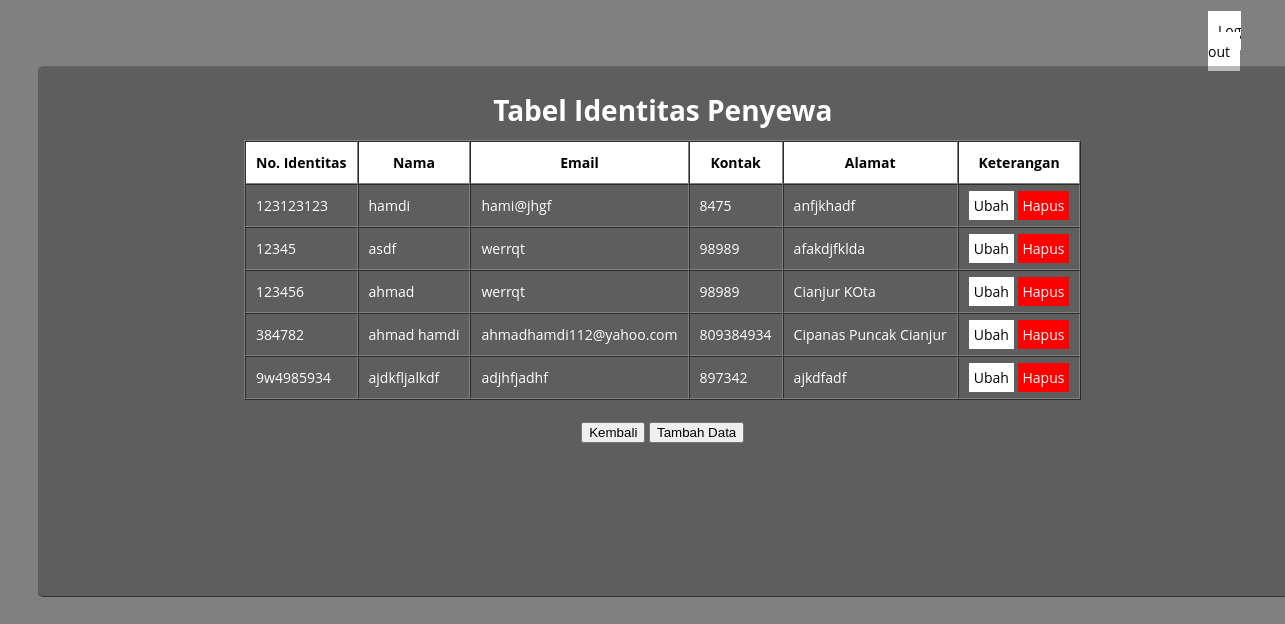
Screenshot of /database/identitasPenyewa.php (signed in) with the database file from the repository.
### tables this page shows
CREATE TABLE `mobil` (
  `identitas` varchar(50) NOT NULL,
  `nama` varchar(50) DEFAULT NULL,
  `email` varchar(50) DEFAULT NULL,
  `password` varchar(50) DEFAULT NULL,
  `kontak` int(20) DEFAULT NULL,
  `alamat` varchar(150) DEFAULT NULL,
  `merk` varchar(50) DEFAULT NULL,
  `layanan` varchar(30) DEFAULT NULL,
  `tgl_mulai` varchar(12) DEFAULT NULL,
  `jam_mulai` varchar(6) DEFAULT NULL,
  `tgl_selesai` varchar(12) DEFAULT NULL,
  `jam_selesai` varchar(6) DEFAULT NULL,
  `tujuan` varchar(100) DEFAULT NULL
);

### database/mobil.php (called while the page is built, shortened)
<?php
require_once "database.php";
class Mobil{
	function __construct(){
		$this->db = new Database();
	}
	function tampilData($table, $where = null){
		return $this->db->select($table, $where);
	}
}

### database/database.php (called while the page is built, shortened)
<?php
class Database{
	public $mysqli;
	function __construct(){
		$this->mysqli = new mysqli(DB_HOST, DB_USER, DB_PASS, DB_NAME);
	}
	function select($table, $where = null){
		$sql = ("SELECT * FROM $table ");
		$result = $this->mysqli->query($sql) or
		trigger_error('Wrong SQL: ' . $sql . ' Error: ' . $this->mysqli->error, E_USER_ERROR);
		return $result->fetch_all(MYSQLI_ASSOC);
	}
}

### database/identitasPenyewa.php (the view, shortened to what this page needs)
<?php
	require_once "mobil.php";
	$mbl = new Mobil();
	$table = "mobil";
?>
<!DOCTYPE html>
<html>
<head>
	<link rel="stylesheet" type="text/css" href="identitasPenyewa1.css">
</head>
<body>
	<div id="logout" style="margin-left: 1200px; margin-top: 20px; "><a href="../login/logout.php" style="padding: 10px; background-color: white; text-decoration: none; color: black; ">Log out</a></div>
	<div class="form-wrapper">
<center>
    	<h1>Tabel Identitas Penyewa</h1>
<table border="1" cellspacing="0" cellpadding="10">
	<thead>
		<tr bgcolor="white" style="color: black">
			<th>No. Identitas</th>
			<th>Nama</th>
			<th>Email</th>
			<th>Kontak</th>
			<th>Alamat</th>
			<th rowspan="2">Keterangan</th>
		</tr>
	</thead>
	<tbody>
		<?php
			$row = $mbl->tampilData($table);
			foreach ($row as $data) {
		?>
		<tr>
			<td><?=$data['identitas'];?></td>
			<td><?=$data['nama'];?></td>
			<td><?=$data['email'];?></td>
			<td><?=$data['kontak'];?></td>
			<td><?=$data['alamat'];?></td>
			<td>
				<a style="color: black; padding: 5px; background-color: white; text-decoration: none;" href="ubah1.php?identitas=<?=$data['identitas'];?>">Ubah</a>
				<a style="color: white; padding: 5px; background-color: red; text-decoration: none;" onclick="return confirm('Anda Yakin Ingin Menghapus Data');" href="?action=hapus&identitas=<?=$data['identitas'];?>">Hapus</a>
			</td>
		</tr>
		<?php } ?>
	</tbody>
</table>
</center>
<br>
<center>
	<form method="POST" action="">
		<input type="submit" name="kembali" value="Kembali">
		<input type="submit" name="tambah" value="Tambah Data">
	</form>
</center>
  	</div>
</body>
</html>

### database/identitasPenyewa1.css (style rules this page uses)
body { color: #fff; font: 87.5%/1.5em 'Open Sans', sans-serif; background-color: grey; -webkit-background-size: cover; -moz-background-size: cover; -o-background-size: cover; background-size: cover; }
.form-wrapper { width:1200px; height:500px; position: absolute; top: 250px; left: 15%; margin: -184px 0px 0px -155px; background: rgba(0,0,0,0.27); padding: 15px 25px; border-radius: 5px; box-shadow: 0px 1px 0px rgba(0,0,0,0.6),inset 0px 1px 0px rgba(255,255,255,0.04); }

### rows the page displays
mobil: identitas "123123123", nama "hamdi", email "hami@jhgf", kontak "8475", alamat "anfjkhadf"
mobil: identitas "12345", nama "asdf", email "werrqt", kontak "98989", alamat "afakdjfklda"
mobil: identitas "123456", nama "ahmad", email "werrqt", kontak "98989", alamat "Cianjur KOta"
mobil: identitas "384782", nama "ahmad hamdi", email "ahmadhamdi112@yahoo.com", kontak "809384934", alamat "Cipanas Puncak Cianjur"
mobil: identitas "9w4985934", nama "ajdkfljalkdf", email "adjhfjadhf", kontak "897342", alamat "ajkdfadf"
